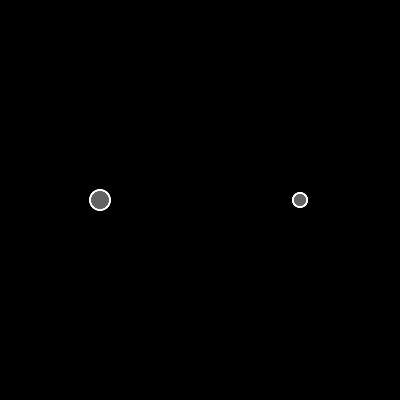
Frame 1 (no input)
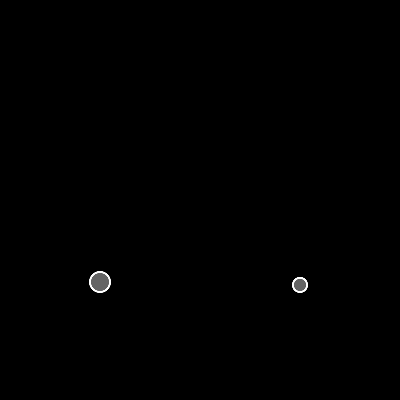
Frame 60 (no input)
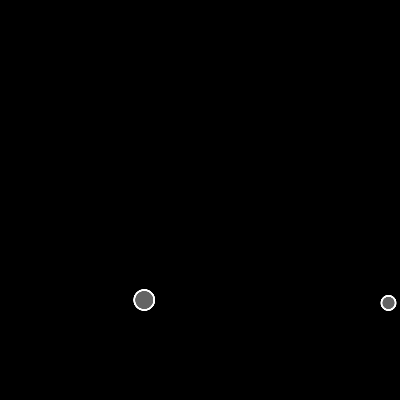
Frame 120 (the mouse pressed at the canvas centre since frame 60)

The p5.js sketch that drew these frames (run headless with seeded random() and noise() and a simulated clock; from frame 60 on, the mouse is pressed at the canvas centre):

// p5.js sketch
// ── sketch.js
let moverA;
let moverB;

function setup() {
  pixelDensity(4);
  createCanvas((t = 400), t);

  moverA = new Mover(3*width/4, 200, 2);
  moverB = new Mover(width/4, 200, 4);
}

function draw() {
  background(0);
  if (mouseIsPressed) {
    let wind = createVector(0.1, 0);
    moverA.applyForce(wind);
    moverB.applyForce(wind);
  }
    let gravity = createVector(0, .2);

    let weightA = p5.Vector.mult(gravity, moverA.mass);
    let weightB = p5.Vector.mult(gravity, moverB.mass);

    moverA.applyForce(weightA);
    moverB.applyForce(weightB);

  moverA.show();
  moverA.edges();
  moverA.update();

  moverB.show();
  moverB.edges();
  moverB.update();
}

// ── mover.js
class Mover {
  constructor(x, y, m) {
    this.pos = createVector(x, y);
    this.vel = createVector(0, 0);
    this.acc = createVector(0, 0);
    this.mass = m;
    this.r = sqrt(this.mass) * 5;
  }

  applyForce(force) {
    let f = p5.Vector.div(force, this.mass); 
    this.acc.add(f);
  }

  edges() {
    if (this.pos.y >= height - this.r) {
      this.pos.y = height - this.r;
      this.vel.y *= -1;
    }
    if (this.pos.x >= width - this.r) {
      this.pos.x = width - this.r;
      this.vel.x *= -1;
    } else if (this.pos.x <= this.r) {
      this.pos.x = this.r;
      this.vel.x *= -1;
    }
  }

  update() {
    this.vel.add(this.acc);
    this.pos.add(this.vel);
    this.acc.set(0, 0);
  }

  show() {
    stroke(255);
    strokeWeight(2);
    fill(255, 100);
    ellipse(this.pos.x, this.pos.y, this.r * 2);
  }
}
